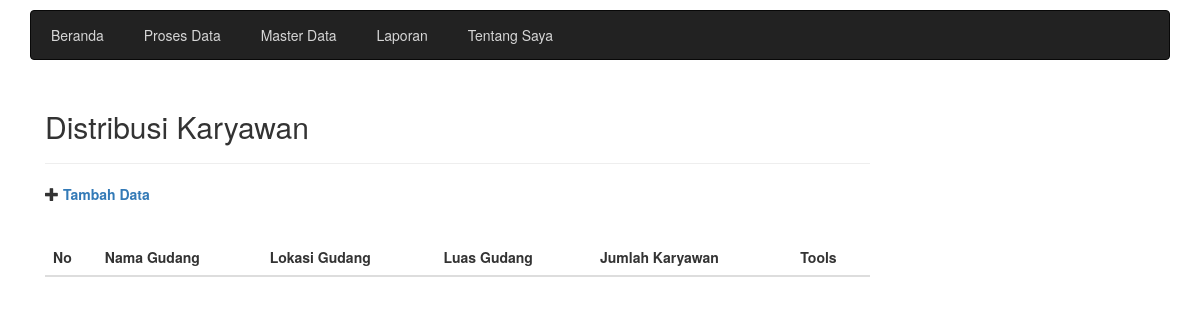
The page /distribusi_data.php on the database as committed earlier.
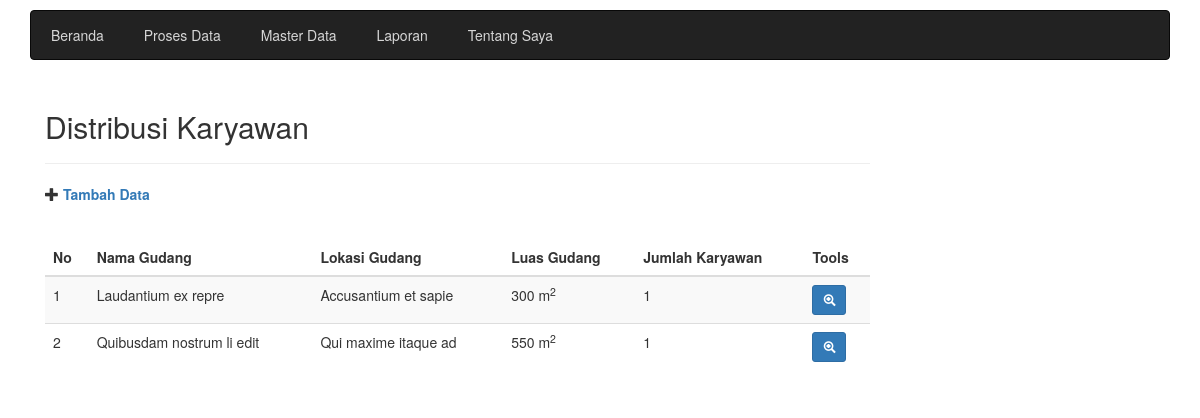
The same page on the database as committed later.
### tables this page shows
CREATE TABLE `karyawan_gudang` (
  `id` int(11) NOT NULL AUTO_INCREMENT,
  `nik` varchar(10) NOT NULL,
  `id_gudang` int(11) NOT NULL,
  PRIMARY KEY (`id`)
);

CREATE TABLE `gudang` (
  `id` int(11) NOT NULL AUTO_INCREMENT,
  `nama_gudang` varchar(100) NOT NULL,
  `lokasi_gudang` varchar(200) NOT NULL,
  `luas_gudang` int(11) NOT NULL,
  PRIMARY KEY (`id`)
);

### distribusi_data.php (the view)
<?php
	include('header.php');
?>
<div class="col-sm-9">
	<h2>Distribusi Karyawan</h2>
	<hr>
	<div class="form-group">
        <span class="glyphicon glyphicon-plus" aria-hidden="true"></span>
        <a href="distribusi_karyawan.php">Tambah Data</a>
    </div>
    <br>
    <div class="table-responsive">
        <table class="table table-striped table=hovered">
            <thead>
                <tr>
                    <th>No</th>
                    <th>Nama Gudang</th>
                    <th>Lokasi Gudang</th>
                    <th>Luas Gudang</th>
                    <th>Jumlah Karyawan</th>
                    <th>Tools</th>
                </tr>
            </thead>
            <tbody>
                <?php
                    $mySql = "SELECT  karyawan_gudang.*, gudang.*, count(karyawan_gudang.nik) AS jumlah_karyawan FROM karyawan_gudang
                    LEFT JOIN gudang ON gudang.id = karyawan_gudang.id_gudang
                    LEFT JOIN tkaryawan ON tkaryawan.nik = karyawan_gudang.nik
                    GROUP BY gudang.id
                    ORDER BY jumlah_karyawan DESC";
                    $myQry = mysqli_query($koneksi, $mySql) or die (" Query salah: ".mysqli_error($koneksi));
                    $nomor = 1;
                    while($komlomData = mysqli_fetch_array($myQry)){
                ?>
                <tr>
                    <td><?=$nomor++?></td>
                    <td><?=$komlomData['nama_gudang']?></td>
                    <td><?=$komlomData['lokasi_gudang']?></td>
                    <td><?=$komlomData['luas_gudang']?> m<sup>2</sup> </td>
                    <td><?=$komlomData['jumlah_karyawan']?> </td>
                    <td>
                        <a href="distribusi_detail.php?id=<?=$komlomData['id_gudang']?>" title="Detail Data" class="btn btn-primary btn-sm">
                            <span class="glyphicon glyphicon-zoom-in" aria-hidden="true"></span>
                        </a>
                    </td>
                </tr>
                <?php
                    }
                ?>
            </tbody>
        </table>
    </div>
</div>
<?php
	include('footer.php');
?>

Rows that differ between the two databases and show on the page:
added karyawan_gudang: id_gudang.nama_gudang "Laudantium ex repre", id_gudang.lokasi_gudang "Accusantium et sapie", id_gudang.luas_gudang "300", jumlah_karyawan "1"
added karyawan_gudang: id_gudang.nama_gudang "Quibusdam nostrum li edit", id_gudang.lokasi_gudang "Qui maxime itaque ad", id_gudang.luas_gudang "550", jumlah_karyawan "1"
